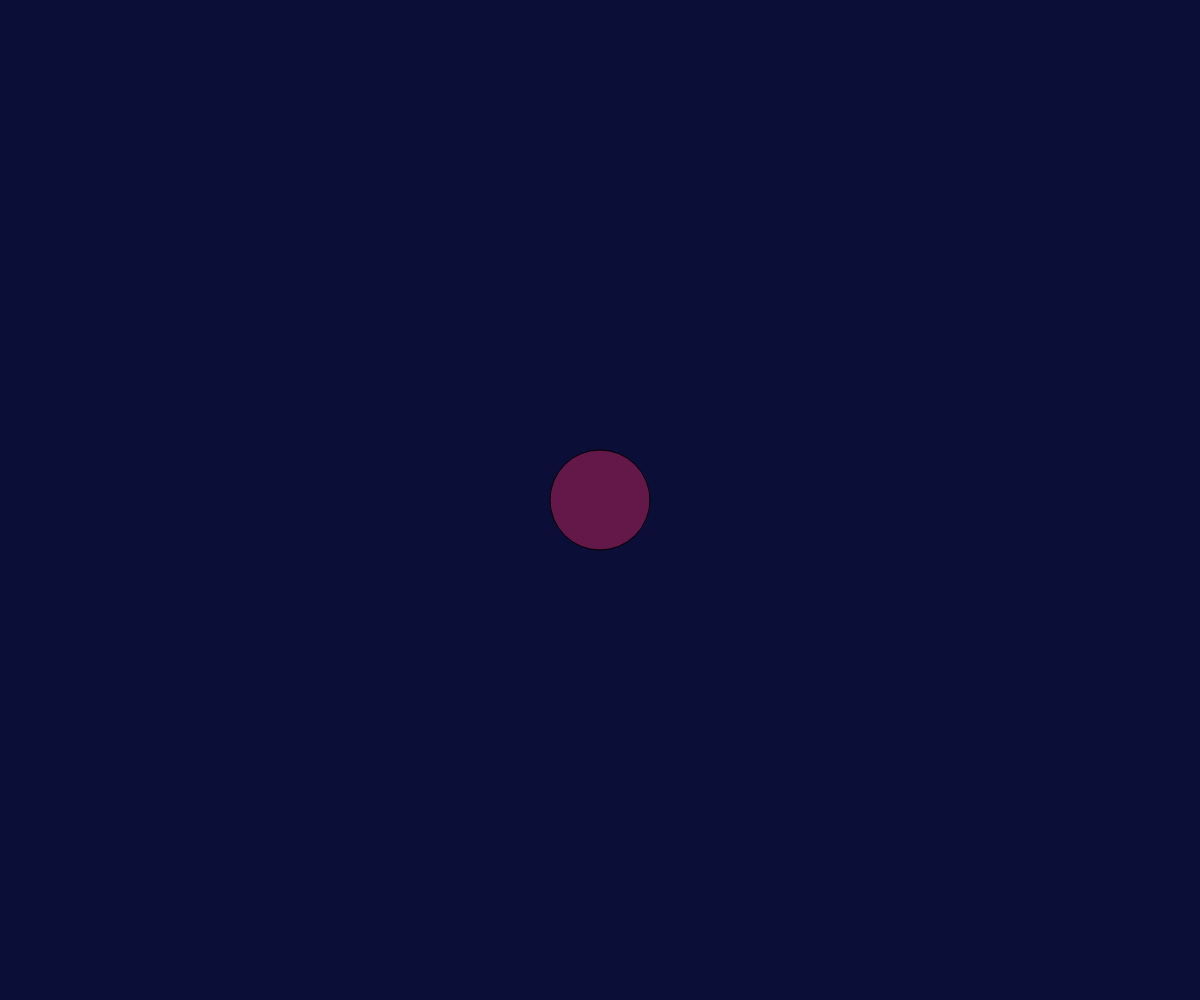
Frame 1 (no input)
Frame 60 (no input): identical to frame 1, image omitted
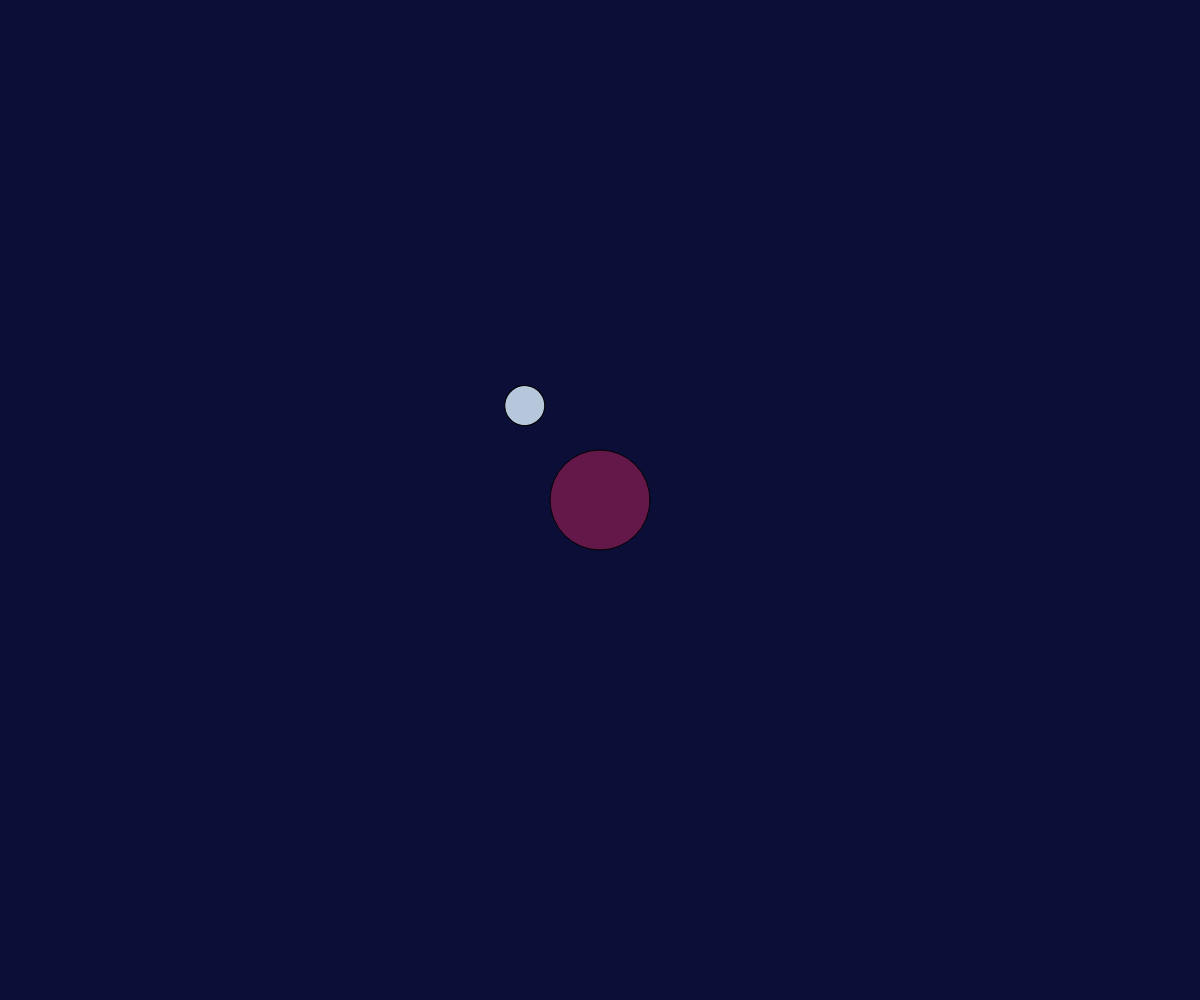
Frame 120 (the mouse pressed at the canvas centre since frame 60)

The p5.js sketch that drew these frames (run headless with seeded random() and noise() and a simulated clock; from frame 60 on, the mouse is pressed at the canvas centre):

// p5.js sketch
// ── sketch.js
// Planets and Moons
// Miki Hoang
// March 26, 2026

// ------ GLOBAL VARIABLES -------
let myPlanet;
// -------------------------------


function setup() {
  createCanvas(windowWidth, windowHeight);
  angleMode(DEGREES);
  myPlanet = new Planet(width/2, height/2);
}

function draw() {
  background("#0b0e36");
  myPlanet.display();
}

function mousePressed(){
  // Regular click: adds moon
  // SHIFT click: Destroys and resets moon
  if(keyIsPressed && keyCode === SHIFT){
    myPlanet = new Planet (width/2, height/2);
  }
  else myPlanet.createMoon();
}

function keyPressed(){
  if(keyCode !== SHIFT){
    myPlanet.x = mouseX;
    myPlanet.y = mouseY;
  }
}

class Planet{
  // Constructor
  constructor(x,y){
    this.x = x;
    this.y = y;
    this.s = 100;
    this.moons = [];
  }

  // Class methods
  createMoon(){
    this.moons.push(new Moon());
  }

  display(){
    // Draw the planet and all of its moons
    fill("#631849");
    circle(this.x, this.y, this.s);

    // For the moons
    for(let m of this.moons){
      m.update(this.x, this.y);
      
    }
  }
}

class Moon{
  constructor(){
    this.speed = random(1,5); // Angular speed
    this.angle = 0;
    this.orbitRadius = random(100,200);
    this.s = random(10,50);
  }

  // Class methods
  move(){
    this.angle += this.speed;
  }

  display(x,y){
    push();
    translate(x,y);
    rotate(this.angle);
    fill("#b6c6db");
    circle(this.orbitRadius, 0, this.s);
    pop();
  }

  update(x,y){
    // Helper method to handle all internal method calls
    this.move();
    this.display(x,y);

  }
}
